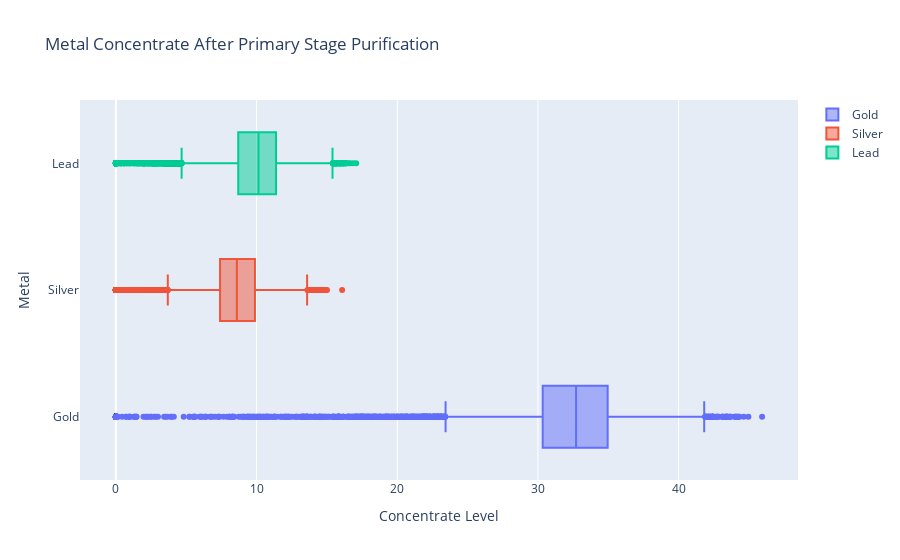
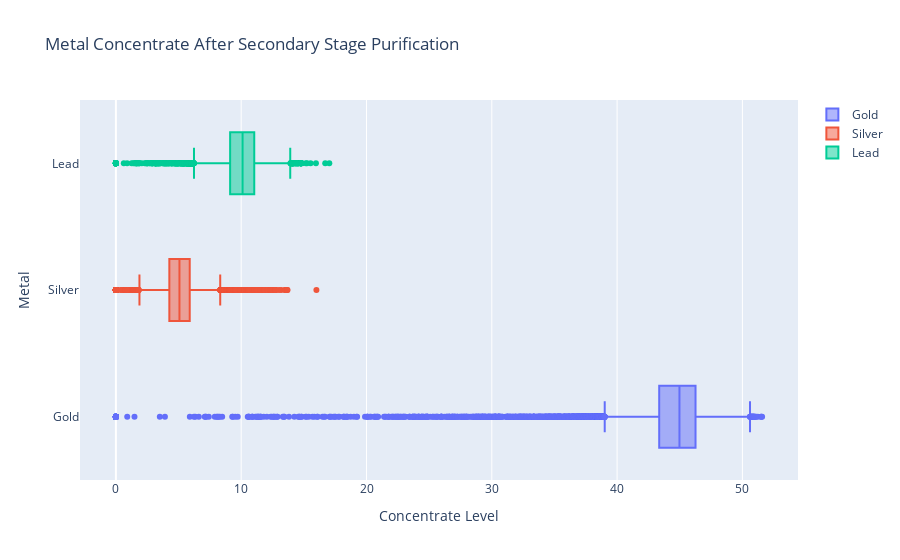

These figures' notebook cell, in order:
### Markdown cell above
**Metal Concentration Changes During Purification**

We'll observe changes in Au, Ag, and Pb concentrate levels after each stage of cleaning.

### Code cell
concentrate_dict = {'Gold': ['primary_cleaner.output.concentrate_au', 'final.output.concentrate_au'],
                    'Silver': ['primary_cleaner.output.concentrate_ag', 'final.output.concentrate_ag'],
                    'Lead': ['primary_cleaner.output.concentrate_pb', 'final.output.concentrate_pb']}

fig1 = go.Figure()
fig2 = go.Figure()

for key, val in concentrate_dict.items():
    fig1.add_trace(go.Box(x=gold_full[val[0]], name=key)) # List index 0 for primary_cleaner.output.concentrate
    fig2.add_trace(go.Box(x=gold_full[val[1]], name=key)) # List index 1 for final.output.concentrate

fig1.update_layout(title='Metal Concentrate After Primary Stage Purification',
                    xaxis_title='Concentrate Level',
                    yaxis_title='Metal')

fig2.update_layout(title='Metal Concentrate After Secondary Stage Purification',
                    xaxis_title='Concentrate Level',
                    yaxis_title='Metal')

fig1.show()
fig2.show()

### Figure 1 — Plotly figure (JSON) as saved in the notebook; plotly's stock layout.template omitted (floating-point values rounded to 4 significant figures; data arrays with more than 128 entries replaced by an {"elided": "..."} marker saying what was removed)
{"data": [{"name": "Gold", "type": "box", "x": {"elided": "17501 float values"}}, {"name": "Silver", "type": "box", "x": {"elided": "17501 float values"}}, {"name": "Lead", "type": "box", "x": {"elided": "17501 float values"}}], "layout": {"title": {"text": "Metal Concentrate After Primary Stage Purification"}, "xaxis": {"title": {"text": "Concentrate Level"}}, "yaxis": {"title": {"text": "Metal"}}}}

### Figure 2 — Plotly figure (JSON) as saved in the notebook; plotly's stock layout.template omitted (floating-point values rounded to 4 significant figures; data arrays with more than 128 entries replaced by an {"elided": "..."} marker saying what was removed)
{"data": [{"name": "Gold", "type": "box", "x": {"elided": "17501 float values"}}, {"name": "Silver", "type": "box", "x": {"elided": "17501 float values"}}, {"name": "Lead", "type": "box", "x": {"elided": "17501 float values"}}], "layout": {"title": {"text": "Metal Concentrate After Secondary Stage Purification"}, "xaxis": {"title": {"text": "Concentrate Level"}}, "yaxis": {"title": {"text": "Metal"}}}}
